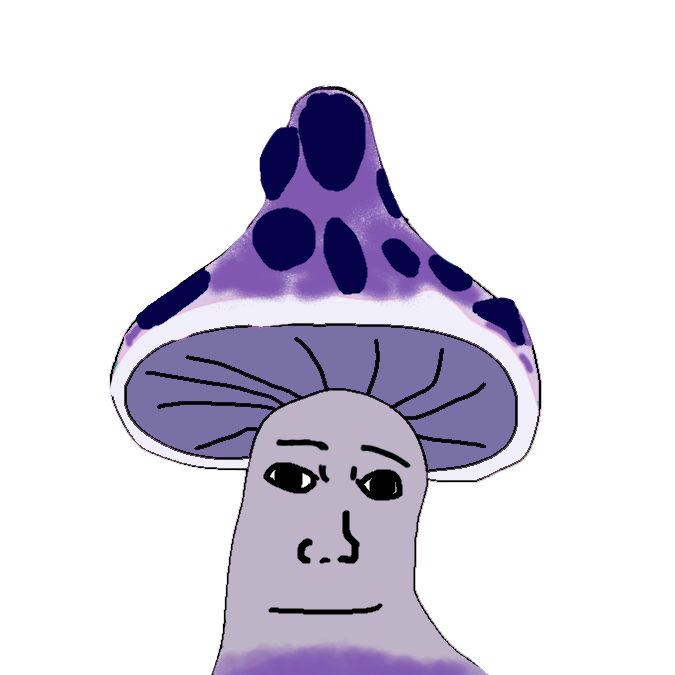
#> input picture input/Example.png, 675 x 675 px
$ python -i JerryPhotoEdit.py   (imports and definitions only)
#> lines starting #> are read from the running program, lines starting #| are printed output that depends on the picture
#> further down, picture is the input picture: PIL image 675x675 RGBA; mean R, G, B, A 84.6, 76.3, 94.5, 80.7
import os
from PIL import Image

# [2 lines not run here, left out]

# [189 lines left out: functions InvertImage, DarkenImage, LightenImage, BluenImage, GreenenImage, RedenImage and 8 more, not called in this run]

def SmoothPixelArt(imageI):

    global DrawDL
    global DrawDR
    global DrawUL
    global DrawUR

    size = imageI.size
#> size = (675, 675)
    xs = size[0]; ys = size[1]
#> after `xs = size[0]`: xs = 675
#> after `ys = size[1]`: ys = 675

    imageO = imageI.resize((xs*8,ys*8), resample=Image.Resampling.NEAREST )
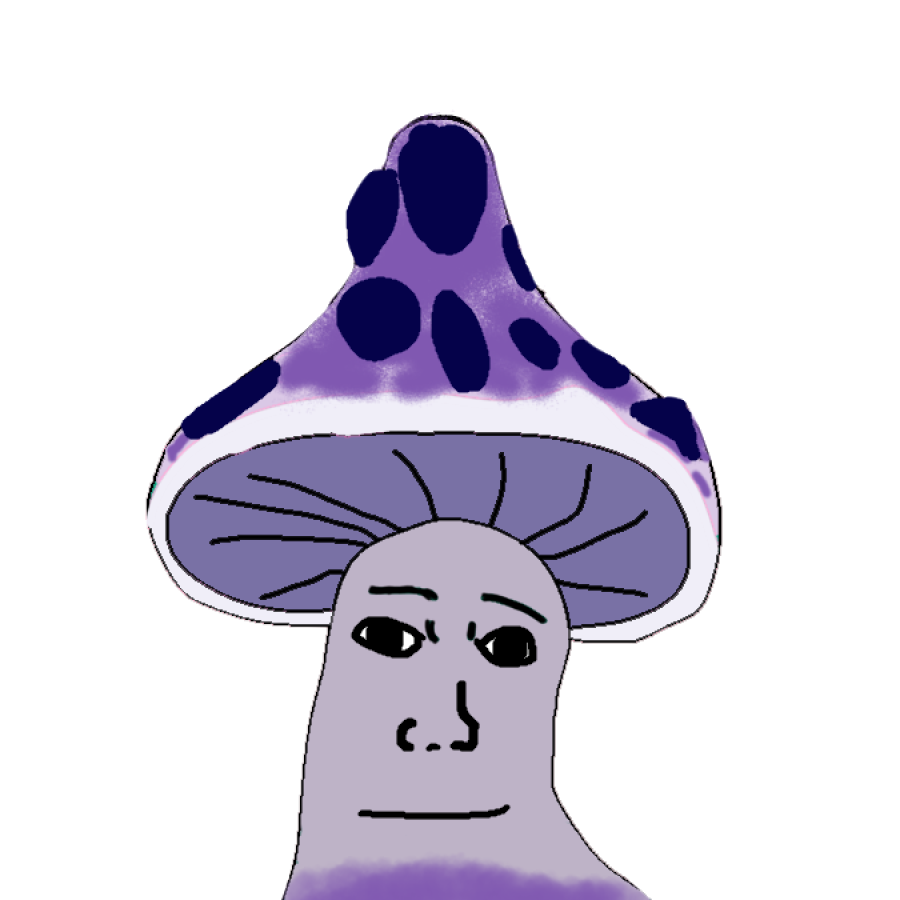
#> imageO: PIL image 5400x5400 RGBA (shown at 1/6 size); mean R, G, B, A 84.6, 76.3, 94.5, 80.7; transparent parts drawn white

#> (the run stopped early here; a loop or call above may not have finished)
